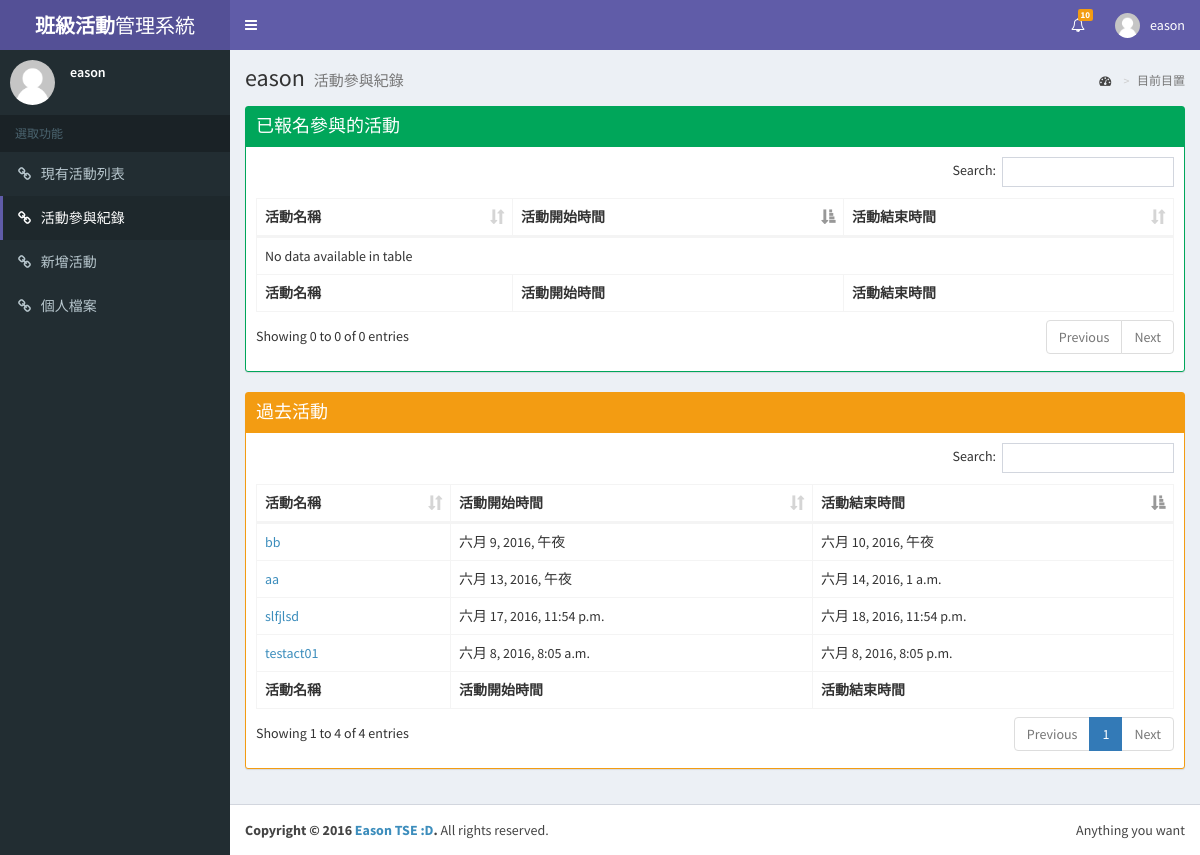
Page /event_record (signed in) on the committed database.
### main/models.py (models this page shows, shortened)
class Event(models.Model):
    e_name = models.CharField(max_length=255)
    e_startdate = models.DateTimeField()
    e_enddate = models.DateTimeField()
    e_place = models.TextField()
    e_description = models.TextField()
    e_deadline = models.DateTimeField()
    e_postdate = models.DateTimeField()
    e_organizer = models.ForeignKey(User, related_name='e_organizer')
    e_participant = models.ManyToManyField(User,
                                           related_name='e_participant',
                                           through='Participation')
    e_admin = models.ManyToManyField(User, related_name='e_admin')

### main/views/event.py (the view)
# urls.py: url(r'^event_record$', e.event_record, name='event_record'),
@login_required
def event_record(request):
    username = request.user.username
    past_events = request.user.e_participant.filter(
        e_enddate__lt=timezone.localtime(timezone.now()))
    incoming_events = request.user.e_participant.filter(
        e_enddate__gt=timezone.localtime(timezone.now()))
    return render(request, 'event_record.html', locals())

### main/templates/event_record.html (shortened to what this page needs)
{% extends "base.html" %}
{% load staticfiles %}
{% block head_script %}
<link rel="stylesheet" href="{% static "plugins/datatables/dataTables.bootstrap.css" %}">
{% endblock %}
{% block active-joint %} class="active"{% endblock %}
{% block page-header %}
{{ user.username }}
{% endblock %}
{% block page-header-desc %}活動參與紀錄{% endblock %}
{% block page-content %}
<div class="row">
  <div class="col-xs-12">
    <div class="box box-solid box-success">
      <div class="box-header">
        <h3 class="box-title">已報名參與的活動</h3>
      </div>
      <div class="box-body">
        <table id="incoming" class="table table-bordered table-hover">
          <thead>
            <tr>
              <th>活動名稱</th>
              <th>活動開始時間</th>
              <th>活動結束時間</th>
            </tr>
          </thead>
          <tbody>
          </tbody>
          <tfoot>
            <tr>
              <th>活動名稱</th>
              <th>活動開始時間</th>
              <th>活動結束時間</th>
            </tr>
          </tfoot>
        </table>
      </div>
    </div>
  </div>
</div>
<div class="row">
  <div class="col-xs-12">
    <div class="box box-solid box-warning">
      <div class="box-header">
        <h3 class="box-title">過去活動</h3>
      </div>
      <div class="box-body">
        <table id="past" class="table table-bordered table-hover">
          <thead>
            <tr>
              <th>活動名稱</th>
              <th>活動開始時間</th>
              <th>活動結束時間</th>
            </tr>
          </thead>
          <tbody>
            {% for item in past_events %}
              <tr>
                <td><a href="event_details?eventid={{item.id}}">{{ item.e_name }}</a></td>
                <td>{{ item.e_startdate }}</td>
                <td>{{ item.e_enddate }}</td>
              </tr>
            {% endfor %}
          </tbody>
          <tfoot>
            <tr>
              <th>活動名稱</th>
              <th>活動開始時間</th>
              <th>活動結束時間</th>
            </tr>
          </tfoot>
        </table>
      </div>
    </div>
  </div>
</div>
{% endblock %}

### templates/base.html (shortened to what this page needs)
{% load staticfiles %}
<!DOCTYPE html>
<html>
<head>
    <link rel="stylesheet" href="{% static "bootstrap/css/bootstrap.min.css" %}">
    <link rel="stylesheet" href="https://maxcdn.bootstrapcdn.com/font-awesome/4.4.0/css/font-awesome.min.css">
    <link rel="stylesheet" href="https://code.ionicframework.com/ionicons/2.0.1/css/ionicons.min.css">
    <link rel="stylesheet" href="{% static "dist/css/AdminLTE.min.css" %}">
    <link rel="stylesheet" href="{% static "dist/css/skins/skin-purple.min.css" %}">
    {% block head_script %}{% endblock %}
</head>
<body class="hold-transition skin-purple sidebar-mini">
    <div class="wrapper">
        <header class="main-header">
            <a href="event_list" class="logo">
                <span class="logo-lg"><b>班級活動</b>管理系統</span>
            </a>
            <nav class="navbar navbar-static-top" role="navigation">
                <a href="#" class="sidebar-toggle" data-toggle="offcanvas" role="button">
                </a>
                <div class="navbar-custom-menu">
                    <ul class="nav navbar-nav">
                        <li class="dropdown notifications-menu">
                            <a href="#" class="dropdown-toggle" data-toggle="dropdown">
                                <i class="fa fa-bell-o"></i>
                                <span class="label label-warning">10</span>
                            </a>
                        </li>
                        <li class="dropdown user user-menu">
                            <a href="#" class="dropdown-toggle" data-toggle="dropdown">
                                <img src="{% static "dist/img/default-user-image.png" %}" class="user-image" alt="User Image">
                                <span class="hidden-xs">{{ username }}</span>
                            </a>
                        </li>
                    </ul>
                </div>
            </nav>
        </header>
        <aside class="main-sidebar">
            <section class="sidebar">
                <div class="user-panel">
                    <div class="pull-left image">
                        <img src="{% static "dist/img/default-user-image.png" %}" class="img-circle" alt="User Image">
                    </div>
                    <div class="pull-left info">
                        <p>{{ username }}</p>
                    </div>
                </div>
                <ul class="sidebar-menu">
                    <li class="header">選取功能</li>
                    <li{% block active-list %}{% endblock %}>
                      <a href="event_list"><i class="fa fa-link"></i> <span>現有活動列表</span></a>
                    </li>
                    <li{% block active-joint %}{% endblock %}>
                      <a href="event_record"><i class="fa fa-link"></i> <span>活動參與紀錄</span></a>
                    </li>
                    <li{% block active-new %}{% endblock %}>
                      <a href="add_event"><i class="fa fa-link"></i> <span>新增活動</span></a>
                    </li>
                    <li{% block active-personal %}{% endblock %}>
                      <a href="profile"><i class="fa fa-link"></i> <span>個人檔案</span></a>
                    </li>
                </ul>
            </section>
        </aside>
        <div class="content-wrapper">
            <section class="content-header">
                <h1>
            {% block page-header %}
            {% endblock %}
            <small>{% block page-header-desc %}
            {% endblock %}</small>
          </h1>
                <ol class="breadcrumb">
                    <li><a href="#"><i class="fa fa-dashboard"></i> </a></li>
                    <li class="active">目前目置</li>
                </ol>
            </section>
            <section class="content">
              {% block page-content %}
              {% endblock %}
            </section>
        </div>
        <footer class="main-footer">
            <div class="pull-right hidden-xs">
                Anything you want
            </div>
            <strong>Copyright &copy; 2016 <a href="#">Eason TSE :D</a>.</strong> All rights reserved.
        </footer>
    </div>
</body>
</html>

### rows in the picture
Event: e_name "testact01", e_startdate "六月 8, 2016, 8:05 a.m.", e_enddate "六月 8, 2016, 8:05 p.m."
Event: e_name "aa", e_startdate "六月 13, 2016, 午夜", e_enddate "六月 14, 2016, 1 a.m."
Event: e_name "bb", e_startdate "六月 9, 2016, 午夜", e_enddate "六月 10, 2016, 午夜"
Event: e_name "slfjlsd", e_startdate "六月 17, 2016, 11:54 p.m.", e_enddate "六月 18, 2016, 11:54 p.m."

### other values in the picture
{{ username }} "eason"
{{ user.username }} "eason"
